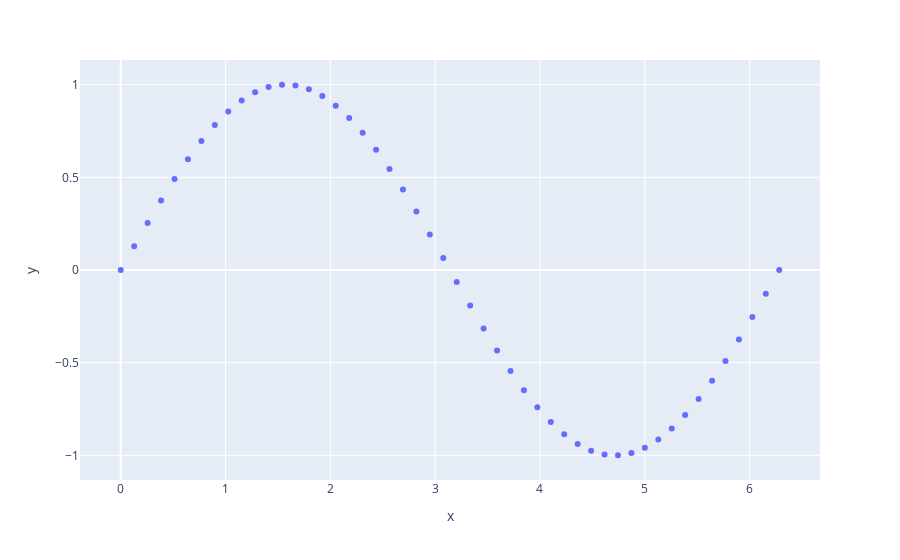

Notebook cell for this chart:
### Markdown cell above
# Hello World
*this is my test notebook*

### Code cell
import numpy as np
import plotly.express as px

x=np.linspace(0, 2*np.pi)
y = np.sin(x)
f=px.scatter(x=x,y=y)
#maybe if we show as svg the output will display on github
f.show("svg")
f

### Figure 1 — Plotly figure (JSON) as saved in the notebook; plotly's stock layout.template omitted (floating-point values rounded to 4 significant figures)
{"data": [{"hovertemplate": "x=%{x}<br>y=%{y}<extra></extra>", "legendgroup": "", "marker": {"color": "#636efa", "symbol": "circle"}, "mode": "markers", "name": "", "orientation": "v", "showlegend": false, "type": "scatter", "x": [0, 0.1282, 0.2565, 0.3847, 0.5129, 0.6411, 0.7694, 0.8976, 1.026, 1.154, 1.282, 1.411, 1.539, 1.667, 1.795, 1.923, 2.052, 2.18, 2.308, 2.436, 2.565, 2.693, 2.821, 2.949, 3.077, 3.206, 3.334, 3.462, 3.59, 3.719, 3.847, 3.975, 4.103, 4.232, 4.36, 4.488, 4.616, 4.744, 4.873, 5.001, 5.129, 5.257, 5.386, 5.514, 5.642, 5.77, 5.899, 6.027, 6.155, 6.283], "xaxis": "x", "y": [0, 0.1279, 0.2537, 0.3753, 0.4907, 0.5981, 0.6957, 0.7818, 0.8551, 0.9144, 0.9587, 0.9872, 0.9995, 0.9954, 0.9749, 0.9385, 0.8866, 0.8202, 0.7403, 0.6482, 0.5455, 0.4339, 0.3151, 0.1912, 0.06407, -0.06407, -0.1912, -0.3151, -0.4339, -0.5455, -0.6482, -0.7403, -0.8202, -0.8866, -0.9385, -0.9749, -0.9954, -0.9995, -0.9872, -0.9587, -0.9144, -0.8551, -0.7818, -0.6957, -0.5981, -0.4907, -0.3753, -0.2537, -0.1279, -2.449e-16], "yaxis": "y"}], "layout": {"legend": {"tracegroupgap": 0}, "margin": {"t": 60}, "xaxis": {"anchor": "y", "domain": [0, 1], "title": {"text": "x"}}, "yaxis": {"anchor": "x", "domain": [0, 1], "title": {"text": "y"}}}}
